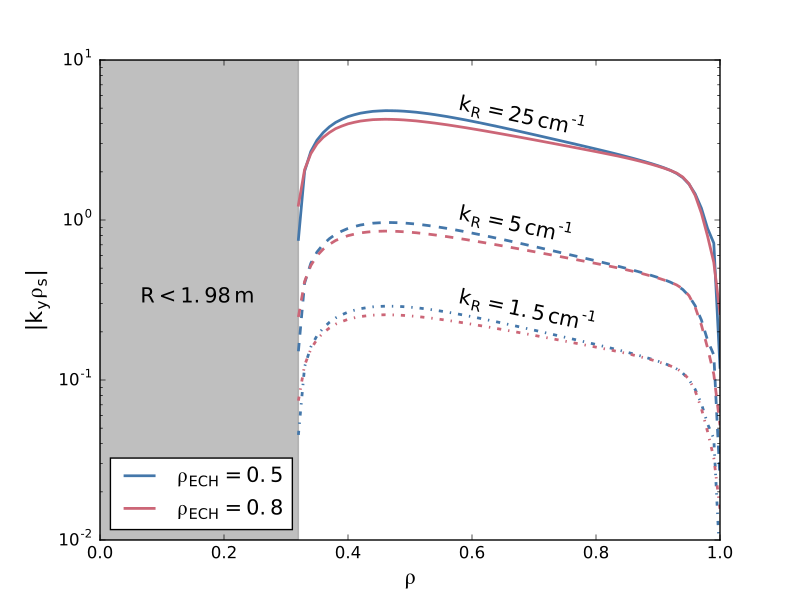

Write the Python code that produced this figure.
import numpy as np
import matplotlib.pyplot as plt
import cPickle as pickle
from distinct_colours import get_distinct
from geometry import get_rho_hat
from geometry import load_data as load_geometry_data


shots = np.array([
    171536,
    171538
])

# [times] = ms
times = ([
    2750,
    2200,
])

rho_ECH = ([
    0.5,
    0.8
])

Rpci = 1.98  # [Rpci] = m
kRs = np.array([
    1.5,
    5.,
    25.
])

# Plotting parameters
fontsize = 16
cols = get_distinct(2)
linewidth = 2
kR_linestyles = ['-.', '--', '-']
xsec_figsize = (5, 8)
ylim = [1e-2, 1e1]


def load_data(shot, time):
    d = '%i/%ibis' % (shot, time)

    # Load data
    fname = '%s/%s.pkl' % (d, 'rho')
    with open(fname, 'rb') as f:
        rho = pickle.load(f)

    fname = '%s/%s.pkl' % (d, 'a')
    with open(fname, 'rb') as f:
        a = pickle.load(f)

    fname = '%s/%s.pkl' % (d, 'rho_s_a')
    with open(fname, 'rb') as f:
        rho_s = a * pickle.load(f)

    # Package data
    data = {
        'rho': np.squeeze(rho),
        'rho_s': np.squeeze(rho_s)
    }

    return data


def get_rho_hat_Z_slice(shot, time, R0=1.98):
    data = load_geometry_data(shot, time)
    rho_hat_R, rho_hat_Z = get_rho_hat(data)
    del rho_hat_R

    R = data['R']
    dR = np.abs(R - R0)
    Rind = np.where(dR == np.min(dR))[0][0]

    rho = data['rhoRZ'][:, Rind]
    rho_hat_Z = rho_hat_Z[:, Rind]
    Z = data['Z']

    # Only look at points inside separatrix and above midplane
    rhoind = np.where(np.logical_and(
        rho <= 1.0,
        Z >= 0))[0]

    # Only return points inside separatrix
    rho = rho[rhoind]
    rho_hat_Z = rho_hat_Z[rhoind]

    return rho, np.abs(rho_hat_Z)


def get_kR_amplification_slice(shot, time, R0=1.98):
    data = load_geometry_data(shot, time)

    # Find nearest major-radial point
    dR = np.abs(data['R'] - R0)
    Rind = np.where(dR == np.min(dR))[0][0]

    # Slice through nearest major-radial point
    rho = data['rhoRZ'][:, Rind]
    Bt = data['Bt'][:, Rind]
    Bp = data['Bp'][:, Rind]
    Z = data['Z']

    kR_amp = np.sqrt(1 + ((Bp / Bt) ** 2))

    # Only look at points inside separatrix and above midplane
    rhoind = np.where(np.logical_and(
        rho <= 1.0,
        Z >= 0))[0]

    rho = rho[rhoind]
    kR_amp = kR_amp[rhoind]

    return rho, kR_amp


def get_ky_rho_s(kR, shot, time, R0=1.98):
    'Get ky_rho_s for kR [cm^{-1}] across profile at major radius R0.'
    # Load rho_s data
    data = load_data(shot, time)
    rho = data['rho']
    rho_s = data['rho_s']

    # Compute kR amplification
    res = get_kR_amplification_slice(shot, time, R0=R0)
    rho_geo = res[0]
    kR_amp = res[1]

    # Compute rho_hat_Z (i.e. sin(theta))
    res = get_rho_hat_Z_slice(shot, time, R0=R0)
    rho_geo = res[0]
    rho_hat_Z_geo = res[1]

    # Only consider rho_s outside of minimum rho_geo
    rhoind = np.where(rho > np.min(rho_geo))[0]
    rho = rho[rhoind]
    rho_s = rho_s[rhoind]

    # Interpolate kR_amp and rho_hat_Z onto rho_s radial grid
    kR_amp = np.interp(
        rho,
        rho_geo,
        kR_amp)

    rho_hat_Z = np.interp(
        rho,
        rho_geo,
        rho_hat_Z_geo)

    ky_rho_s = kR_amp * rho_hat_Z * (kR * rho_s)

    return rho, ky_rho_s


if __name__ == '__main__':
    plt.figure()

    for sind, shot in enumerate(shots):
        time = times[sind]

        for kRind, kR in enumerate(kRs):
            rho, ky_rho_s = get_ky_rho_s(kR, shot, time)

            if kRind == 2:
                label = r'$\mathregular{\rho_{ECH} = %.1f}$' % rho_ECH[sind]
            else:
                label = None

            plt.semilogy(
                rho,
                ky_rho_s,
                color=cols[sind],
                linestyle=kR_linestyles[kRind],
                linewidth=linewidth,
                label=label)

    plt.xlabel(
        r'$\mathregular{\rho}$',
        fontsize=fontsize)
    plt.ylabel(
        r'$\mathregular{|k_y \rho_s|}$',
        fontsize=fontsize)
    plt.legend(
        loc='lower left',
        fontsize=(fontsize - 1))

    plt.xlim([0, 1])
    plt.ylim(ylim)

    # Annotate each curve
    x0 = 0.575
    df = 1
    rotation = -12
    plt.annotate(
        r'$\mathregular{k_R = 1.5 \, cm^{-1}}$',
        (x0, 0.3),
        rotation=rotation,
        fontsize=(fontsize - df))
    plt.annotate(
        r'$\mathregular{k_R = 5 \, cm^{-1}}$',
        (x0, 1.),
        rotation=rotation,
        fontsize=(fontsize - df))
    plt.annotate(
        r'$\mathregular{k_R = 25 \, cm^{-1}}$',
        (x0, 4.85),
        rotation=rotation,
        fontsize=(fontsize - df))

    # Annotate region inaccessible to PCI
    plt.fill_between(
        [0, np.min(rho)],
        ylim[0],
        ylim[1],
        color='gray',
        alpha=0.5)
    plt.annotate(
        r'$\mathregular{R < 1.98 \, m}$',
        (0.065, 3e-1),
        fontsize=(fontsize - df))

    plt.show()
